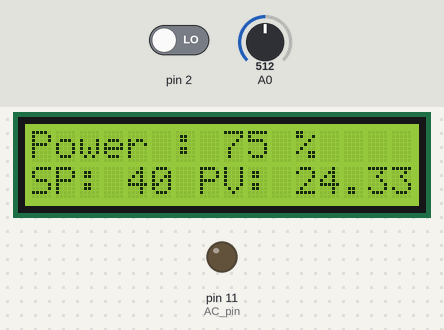
Bench run of a sketch on a simulated Arduino Uno, built with avr-gcc and run on an emulated ATmega328P. Shown: 16×2 character LCD, output pins drawn as LEDs (lit = HIGH). The test bench sets the inputs (shaded band); at power-on: pin 2 LOW, A0 = 512. What the sketch prints to the serial monitor is not drawn.

Above: at 1.2 s.
1.3 s: pin 2 driven HIGH
At 2.0 s:
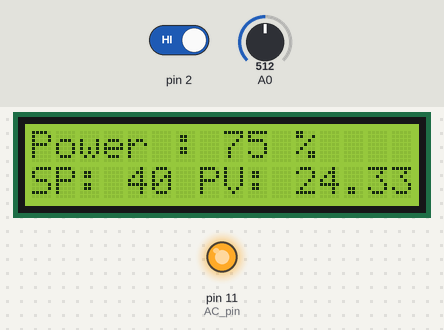
4.3 s: A0 set to 716
At 5.3 s:
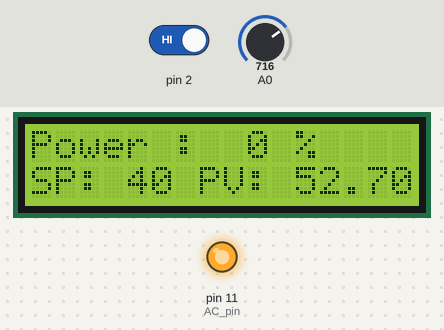
5.9 s: A0 set to 682
At 6.9 s:
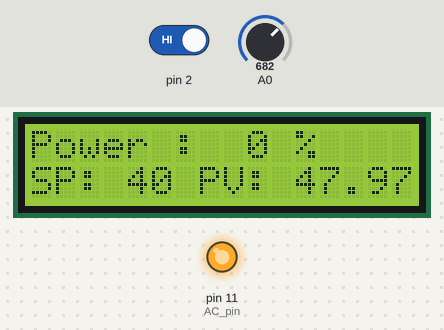
7.5 s: A0 set to 511
At 8.8 s:
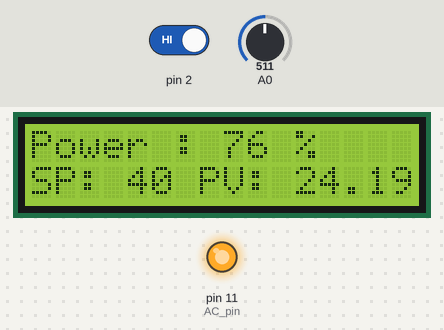
Timing chart, 0 to 10.5 s (numbered marks = the images above; inputs shaded):
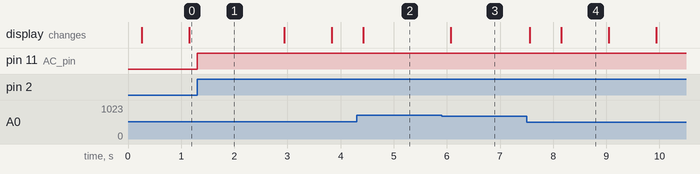

The sketch:

dimmer_timer_interrupt_pid_control.ino
```cpp
#include <Wire.h>
#include <LiquidCrystal_I2C.h>
#include  <TimerOne.h>
LiquidCrystal_I2C lcd(0x27, 16, 2);

volatile int i=0;
volatile boolean zero_cross=0;
int AC_pin = 11;
int dim;
int inc=1;

int freqStep = 75;

int setpoint;
float sensor;
float error;
int P_control;
int kp = 6;
float I_control;
float ki = 0.07;
float PI_control;
int i_windup;
int saturation = 128;
int power;

float Time;
float elapsedTime;
float timePrev;

void setup() {                                      // Begin setup
  // initialize the LCD
  lcd.begin();

  // Turn on the blacklight and print a message.
  lcd.backlight();

  pinMode(AC_pin, OUTPUT);                          // Set the Triac pin as output
  attachInterrupt(0, zero_cross_detect, RISING);    // Attach an Interupt to Pin 2 (interupt 0) for Zero Cross Detection
  Timer1.initialize(freqStep);                      // Initialize TimerOne library for the freq we need
  Timer1.attachInterrupt(dim_check, freqStep);
  Serial.begin(9600);
}

void zero_cross_detect() {
  zero_cross = true;               // set the boolean to true to tell our dimming function that a zero cross has occured
  i=0;
  digitalWrite(AC_pin, LOW);       // turn off TRIAC (and AC)
}

// Turn on the TRIAC at the appropriate time
void dim_check() {
  if(zero_cross == true) {
    if(i>=dim) {
      digitalWrite(AC_pin, HIGH);
      i=0;
      zero_cross = false;
    }
    else {
      i++;
    }
  }
}

void loop() {
  /*
  dim+=inc;
  if((dim>=128) || (dim<=0))
    inc*=-1;*/


 setpoint = 40;
  //setpoint = map(analogRead(A1), 0, 1023, 33, 40);
   //read sensor
 sensor = ((0.1391*analogRead(A0))-46.893);
 //sensor = sensor;
   //error
 error = setpoint - sensor;
   //proportional control
 P_control = kp * error;

   //integral control
 I_control = ki*error*elapsedTime + I_control;

   //integral windup
  if(I_control > i_windup){
    I_control = i_windup;
  } else if (I_control < 0){
    I_control = 0;
  }
  else {
    I_control = I_control;
  }
  //p+i control
 PI_control = P_control + I_control;

   //saturation
  if (PI_control > saturation){
    PI_control = saturation;
    i_windup = saturation-PI_control;
  } else if(PI_control < 0) {
     PI_control = 0;
  }
  else{
    i_windup = saturation;
  }

  //dim = 100; //debug

  dim = saturation - PI_control;
  power = map(dim, 128, 0, 0, 100);
  //display
  lcd.setCursor (0,0);
  lcd.print("Power : ");
  if(power < 10){
  lcd.setCursor (8,0);
  lcd.print(" ");
  lcd.setCursor (9,0);
  lcd.print(power);
  }
    if(power >= 10 && power < 100){
    lcd.setCursor (8,0);
    lcd.print(power);
    }

    lcd.setCursor (11,0);
    lcd.print("%");
    lcd.setCursor (0,1);
    lcd.print("SP: ");
    lcd.setCursor(4,1);
    lcd.print(setpoint);
    lcd.setCursor (7,1);
    lcd.print("PV: ");
    lcd.setCursor(11,1);
    lcd.print(sensor);

    //TIMER
  timePrev = Time;                            // the previous time is stored before the actual time read
  Time = millis();                            // actual time read
  elapsedTime = (Time - timePrev) / 1000;

  //serial debug
  Serial.print("setpoint : ");
  Serial.print(setpoint);
  Serial.print(" sensor : ");
  Serial.print(sensor);
  Serial.print(" error : ");
  Serial.print(error);
  Serial.print(" P : ");
  Serial.print(P_control);
  Serial.print(" I : ");
  Serial.print(I_control);
  Serial.print(" PI : ");
  Serial.print(PI_control);
  Serial.print(" power : ");
  Serial.println(power);

  delay(100);

}
```

Measured:
- after the input at 1.3 s, pin 11 (AC_pin): LOW → HIGH at once
- after the input at 4.3 s, the display: changes after 0.13 s (image 2)
- after the input at 5.9 s, the display: changes after 0.17 s (image 3)
- after the input at 7.5 s, the display: first changes after 0.06 s (image 4 shows a later state)
- what the display in image 4 shows lasts 0.8 s, from 8.2 s to 9.0 s
